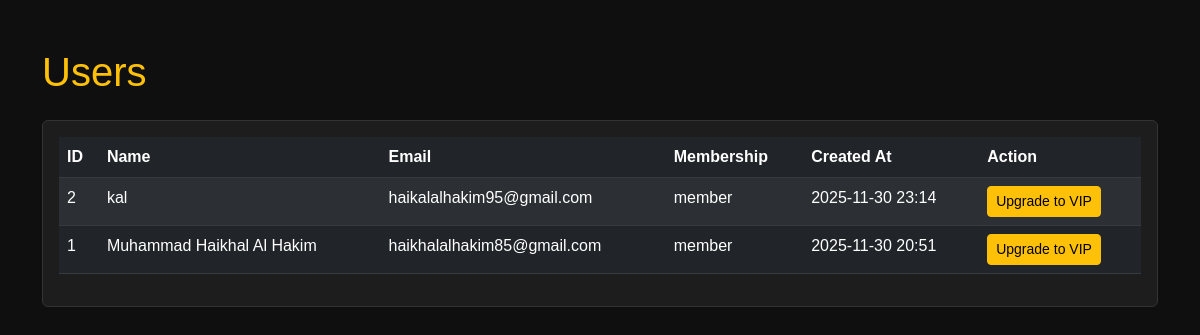
The app's page /users (signed in) with its own data.
### tables this page shows
CREATE TABLE users (
            id INTEGER PRIMARY KEY AUTOINCREMENT,
            name TEXT NOT NULL,
            email TEXT NOT NULL UNIQUE,
            password TEXT NOT NULL,
            membership TEXT NOT NULL DEFAULT 'member',
            created_at TEXT
        , role TEXT DEFAULT 'user');

### app.py (the view)
@app.route('/users')
@admin_required
def list_users():
    conn = get_db_connection()
    cur = conn.cursor()
    cur.execute("SELECT id, name, email, membership, role, created_at FROM users ORDER BY id DESC")
    rows = cur.fetchall()
    conn.close()
    users = [dict(r) for r in rows]
    return render_template('users.html', users=users)

### app.py (called while the page is built, shortened)
def get_db_connection():
    conn = sqlite3.connect(DB_PATH)
    conn.row_factory = sqlite3.Row
    return conn

def admin_required(f):
    @wraps(f)
    def decorated(*args, **kwargs):
        user = session.get('user')
        if not user:
            flash('Silakan login terlebih dulu')
            return redirect(url_for('login'))
        if user.get('role') == 'admin':
            return f(*args, **kwargs)
    return decorated

### templates/users.html (shortened to what this page needs)
<!DOCTYPE html>
<html lang="en">
  <head>
    <link
      href="https://cdn.jsdelivr.net/npm/bootstrap@5.3.0/dist/css/bootstrap.min.css"
      rel="stylesheet"
    />
  </head>
  <body>
    <div class="container py-5">
      <h1 class="text-warning mb-4">Users</h1>
      <div class="card p-3">
        <table class="table table-dark table-striped">
          <thead>
            <tr>
              <th>ID</th>
              <th>Name</th>
              <th>Email</th>
              <th>Membership</th>
              <th>Created At</th>
              <th>Action</th>
            </tr>
          </thead>
          <tbody>
            {% for u in users %}
            <tr>
              <td>{{ u.id }}</td>
              <td>{{ u.name }}</td>
              <td>{{ u.email }}</td>
              <td>{{ u.membership }}</td>
              <td>{{ u.created_at }}</td>
              <td>
                {% if u.membership != 'vip' %}
                <form method="post" action="/admin/upgrade/{{ u.id }}">
                  <button class="btn btn-sm btn-warning">Upgrade to VIP</button>
                </form>
                {% else %}
                <span class="text-success">VIP</span>
                {% endif %}
              </td>
            </tr>
            {% endfor %}
          </tbody>
        </table>
      </div>
    </div>
  </body>
</html>

### templates/users.html (style rules this page uses)
body { background: #0f0f0f; color: white; font-family: Poppins, sans-serif; }
.card { background: rgba(30, 30, 30, 0.95); border: 1px solid #333; }

### records on screen
users: id "2", name "kal", email "haikalalhakim95@gmail.com", membership "member", created_at "2025-11-30 23:14"
users: id "1", name "Muhammad Haikhal Al Hakim", email "haikhalalhakim85@gmail.com", membership "member", created_at "2025-11-30 20:51"
